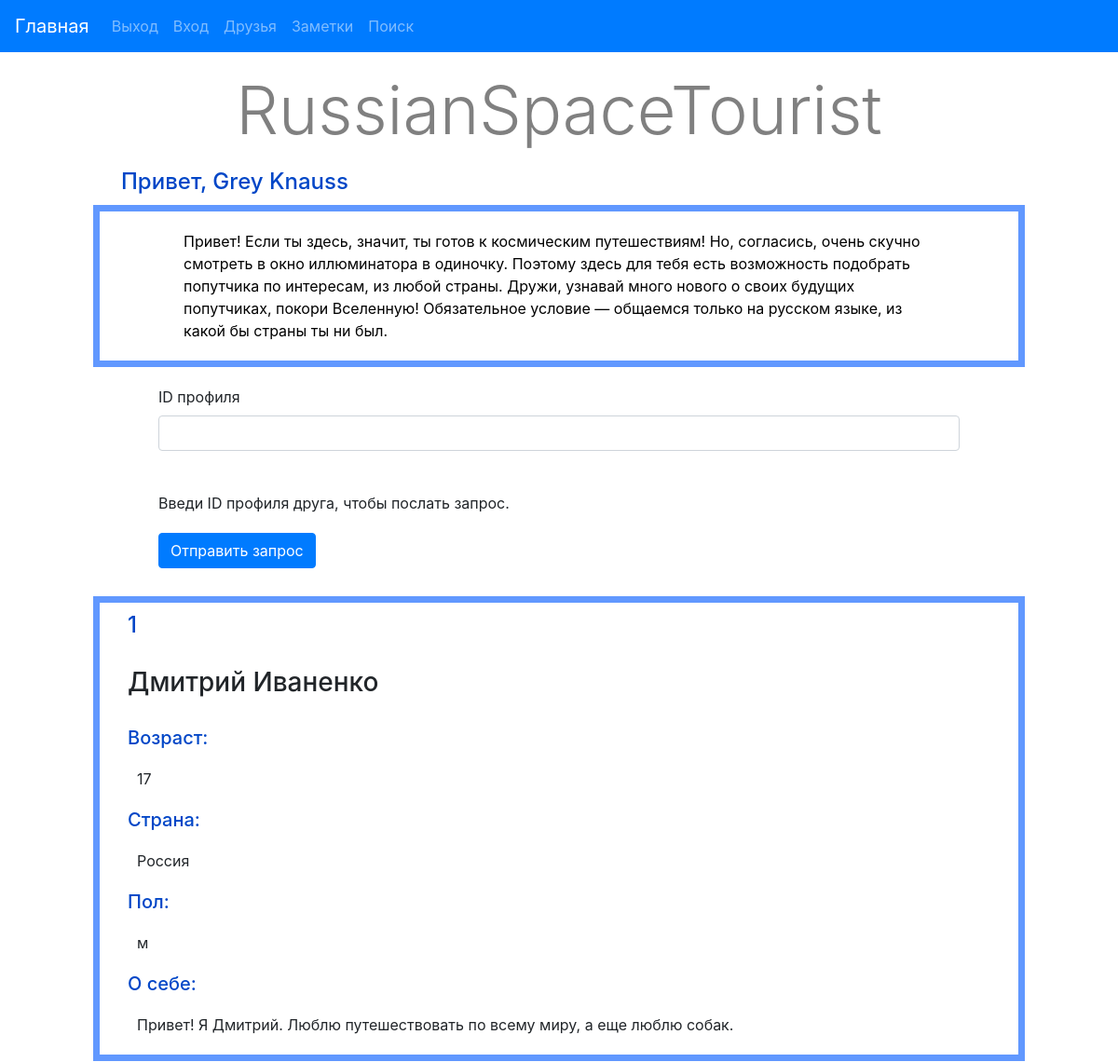
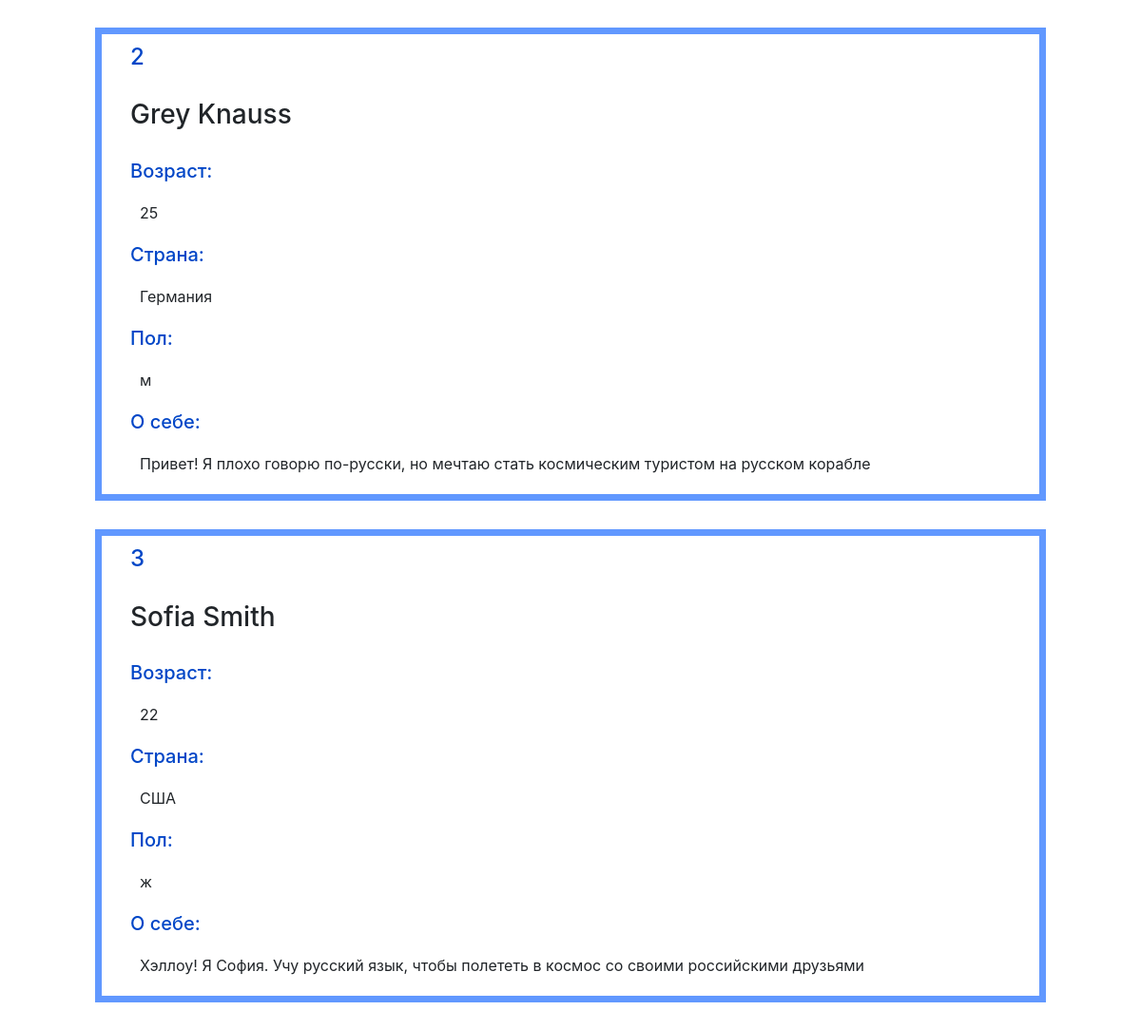
Screenshot of /index (signed in) with the database file from the repository (2 pictures, top to bottom).
### data/users.py (models this page shows)
class User(SqlAlchemyBase, UserMixin):
    __tablename__ = 'users'
    id = sqlalchemy.Column(sqlalchemy.Integer, primary_key=True, autoincrement=True)
    name = sqlalchemy.Column(sqlalchemy.String)
    surname = sqlalchemy.Column(sqlalchemy.String)
    age = sqlalchemy.Column(sqlalchemy.Integer)
    country = sqlalchemy.Column(sqlalchemy.String)
    sex = sqlalchemy.Column(sqlalchemy.String)
    password = sqlalchemy.Column(sqlalchemy.String)
    email = sqlalchemy.Column(sqlalchemy.String, unique=True)
    bio = sqlalchemy.Column(sqlalchemy.String)
    photo = sqlalchemy.Column(sqlalchemy.String)
    profiles = orm.relation("Profiles", back_populates='user')
    parameters = orm.relation("Parameter", back_populates='user')
    notes = orm.relation("Note", back_populates='user')

### data/profiles.py (models this page shows)
class Profiles(SqlAlchemyBase):
    __tablename__ = 'profiles'
    id = sqlalchemy.Column(sqlalchemy.Integer,
                           primary_key=True, autoincrement=True)
    user_id = sqlalchemy.Column(sqlalchemy.Integer,
                                sqlalchemy.ForeignKey("users.id"))
    user = orm.relation('User')

### main.py (the view, shortened to what this page needs)
@app.route('/', methods=['GET', 'POST'])
@app.route('/index', methods=['GET', 'POST'])
def index():
    form = RequestForm()
    if current_user.is_authenticated:  # проверим может ли быть установлен параметр поика
        parameter = session.query(parameters.Parameter).filter(parameters.Parameter.user_id == current_user.id).first()
    else:
        parameter = ''
    profiles_list = sort_profiles(parameter)  # получаем список анкет, подходящих под параметры
    return render_template('main.html', title='Home page',
                           profs=profiles_list, form=form)

### forms1.py
class RequestForm(FlaskForm):
    profile_id = StringField('ID профиля', validators=[DataRequired()])
    submit = SubmitField('Отправить запрос')

### data/db_session.py (called while the page is built)
def create_session() -> Session:
    global __factory
    return __factory()

### main.py (called while the page is built, shortened)
def sort_profiles(parameter):  # сортируем анкеты по праметрам
    profiles_list_all = []
    profiles_list = []
    for profile in session.query(profiles.Profiles):
        profiles_list_all.append([profile, session.query(users.User).filter(
            users.User.id == profile.user_id).first()])  # получаем все анкеты
    if not parameter:  # если параметр сортировки не задан, то возвращаем полный список анкет
        return profiles_list_all

@login_manager.user_loader
def load_user(user_id):
    session = db_session.create_session()
    return session.query(users.User).get(user_id)

### templates/main.html (shortened to what this page needs)
{% extends "base.html" %}
{% block content %}
<div class='content1'>
    <p class="display-3" align="center" style='padding-top:50px; color:grey;'>RussianSpaceTourist</p>
    {%if current_user.is_authenticated%}
    <h4>Привет, {{current_user.name}} {{current_user.surname}}</h4>
    {% else %}
    <h4>Мы не знаем, как тебя зовут... Ты не вошел в свой профиль.</h4>
    {% endif %}
    <div id='inform' style='border: 7px solid #6198ff; width: 1000px;'>
        <p style="padding:0 50px; color: black;">Привет! Если ты здесь, значит, ты готов к космическим путешествиям!
            Но, согласись, очень скучно смотреть в окно иллюминатора в одиночку.
            Поэтому здесь для тебя есть возможность подобрать попутчика по интересам, из любой страны.
            Дружи, узнавай много нового о своих будущих попутчиках, покори Вселенную!
            Обязательное условие — общаемся только на русском языке,
            из какой бы страны ты ни был.
        </p>
    </div>
    <div id="profiles">
        <form action="" method="post">
            <p>
                {{ form.profile_id.label }}<br>
                {{ form.profile_id(class="form-control", type="number") }}<br>
            </p>
            <p>Введи ID профиля друга, чтобы послать запрос.</p>
            <p>{{ form.submit(type="submit", class="btn btn-primary") }}</p>
        </form>
        {% for i in profs: %}
        <div style='margin:30px 0;border: 7px solid #6198ff; width: 1000px;'>
            <h4>{{i[0].id}}</h4>
            <h3>{{i[1].name}} {{i[1].surname}}</h3>
            <h5>Возраст: </h5>
            <p>{{i[1].age}}</p>
            <h5>Страна: </h5>
            <p>{{i[1].country}}</p>
            <h5>Пол: </h5>
            <p>{{i[1].sex}}</p>
            <h5>О себе: </h5>
            <p>{{i[1].bio}}</p>
        </div>
        {% endfor %}
    </div>
</div>
{% endblock %}

### templates/base.html (style rules this page uses)
div.content1 { margin:0 auto; width: 1000px; min-height: 750px; background-color: white; padding: 5px 0px; }

### templates/main.html (style rules this page uses)
h5 { color: #0046c7; margin: 0 30px; }
p { margin: 20px 40px; }
form { margin: 20px 30px; }
h3 { margin: 30px 30px; }
h4 { color: #0046c7; margin: 10px 30px; }

### rows the page displays
User: name "Grey", surname "Knauss"
Profiles: id "1", name "Дмитрий", surname "Иваненко", age "17", country "Россия", sex "м", bio "Привет! Я Дмитрий. Люблю путешествовать по всему миру, а еще люблю собак."
Profiles: id "2", name "Grey", surname "Knauss", age "25", country "Германия", sex "м", bio "Привет! Я плохо говорю по-русски, но мечтаю стать космическим туристом на русском корабле"
Profiles: id "3", name "Sofia", surname "Smith", age "22", country "США", sex "ж", bio "Хэллоу! Я София. Учу русский язык, чтобы полететь в космос со своими российскими друзьями"
